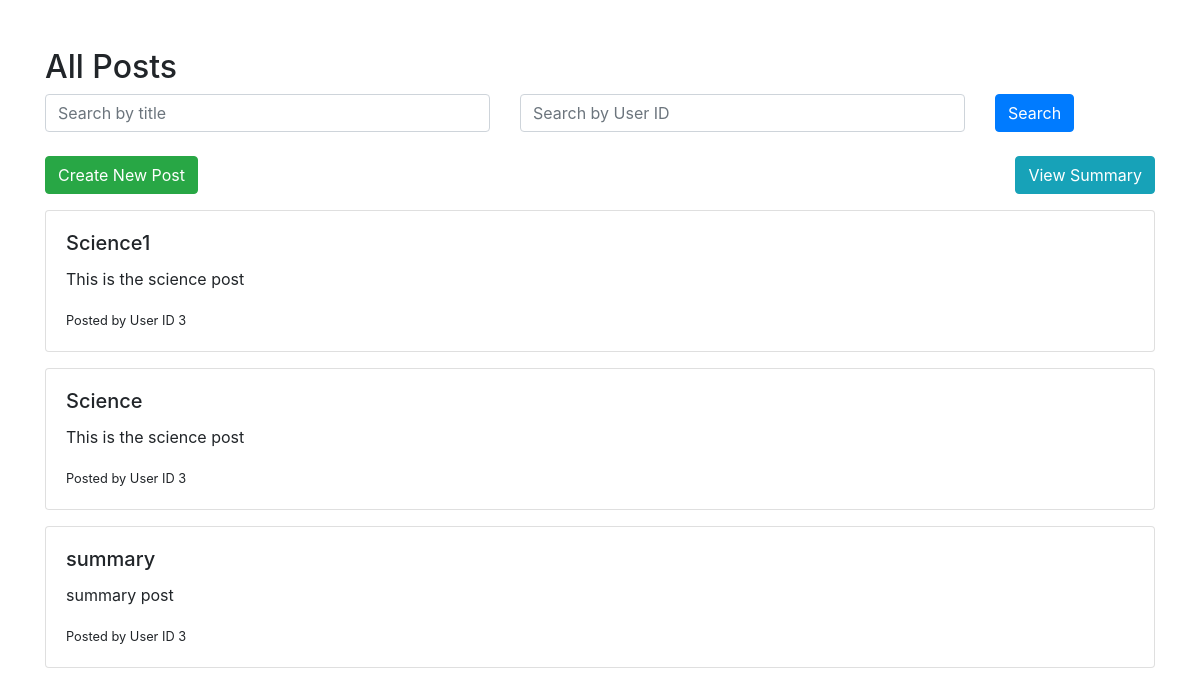
Page /posts on the earlier database version.
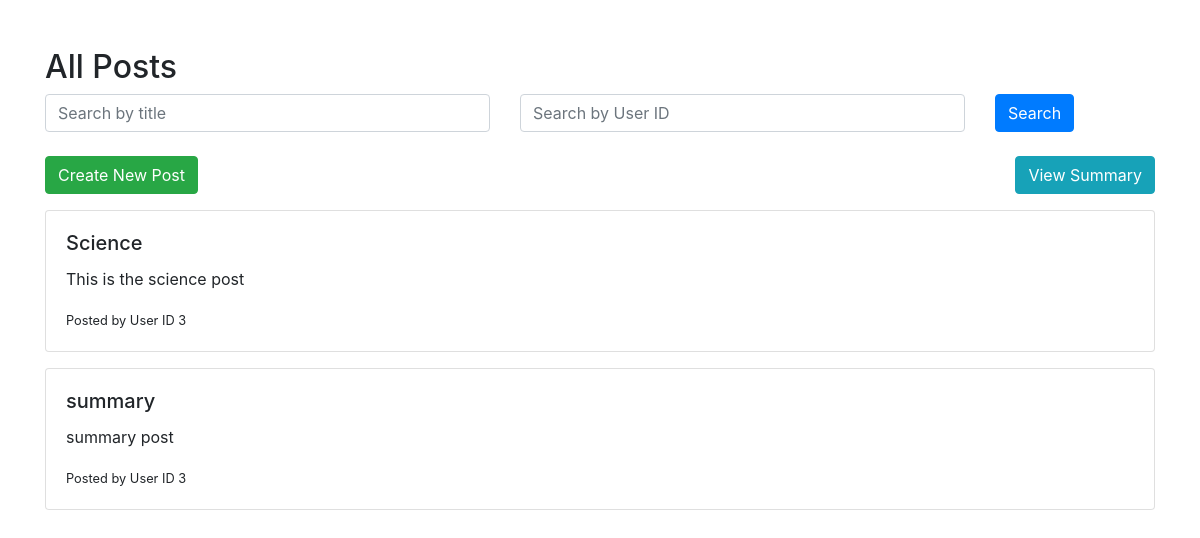
Same page on the later database version.
### models/models.py (models this page shows)
class Post(db.Model):
    __tablename__ = 'posts'
    id = db.Column(db.Integer, primary_key=True)
    title = db.Column(db.String(100), nullable=False)
    content = db.Column(db.Text, nullable=False)
    user_id = db.Column(db.Integer, db.ForeignKey('users.id'), nullable=False)
    flagged = db.Column(db.Boolean, default=False)

### controllers/controllers.py (the view)
@controllers.route('/posts')
def view_posts():
    posts = Post.query.all()
    return render_template('view_posts.html', posts=posts)

### templates/view_posts.html (shortened to what this page needs)
<!DOCTYPE html>
<html lang="en">
<head>
    <link href="https://stackpath.bootstrapcdn.com/bootstrap/4.5.2/css/bootstrap.min.css" rel="stylesheet">
</head>
<body>
    <div class="container mt-5">
        <h2>All Posts</h2>
        <form action="{{ url_for('controllers.search_posts') }}" method="GET" class="mb-4">
            <div class="row">
                <div class="col-md-5">
                    <input type="text" name="title" class="form-control" placeholder="Search by title" value="{{ request.args.get('title', '') }}">
                </div>
                <div class="col-md-5">
                    <input type="text" name="user_id" class="form-control" placeholder="Search by User ID" value="{{ request.args.get('user_id', '') }}">
                </div>
                <div class="col-md-2">
                    <button type="submit" class="btn btn-primary">Search</button>
                </div>
            </div>
        </form>
        <div class="d-flex justify-content-between mb-3">
            <a href="{{ url_for('controllers.create_post') }}" class="btn btn-success">Create New Post</a>
            <a href="{{ url_for('controllers.summary') }}" class="btn btn-info">View Summary</a>
        </div>
        {% if posts %}
            {% for post in posts %}
            <div class="card mb-3">
                <div class="card-body">
                    <h5 class="card-title">{{ post.title }}</h5>
                    <p class="card-text">{{ post.content }}</p>
                    <small>Posted by User ID {{ post.user_id }}</small>
                </div>
            </div>
            {% endfor %}
        {% else %}
            <p>No posts found.</p>
        {% endif %}
    </div>
</body>
</html>

Differences in the rows shown:
removed Post: title "Science1", content "This is the science post", user_id "3"
